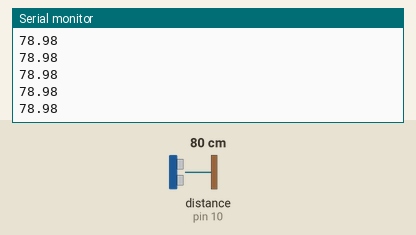
Simulated run of this sketch. Board: Arduino Uno, built with avr-gcc and run on an emulated ATmega328P. Parts: the last lines printed to the serial monitor. Wiring (inferred from the names in the program): ultrasonic range finder: trigger pin 9; echo pin 10. The inputs (shaded band) are chosen by the test bench; at power-on: distance to the obstacle (sensor on pin 10) 80 cm. The echo pulse lasts 58.3 µs per cm.

Above: at 1.2 s.
1.3 s: distance to the obstacle (sensor on pin 10) set to 2 cm
At 2.4 s:
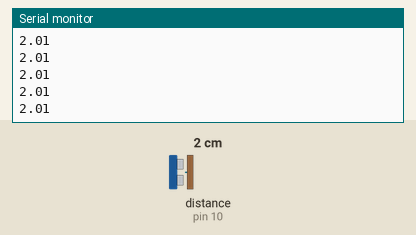
2.8 s: distance to the obstacle (sensor on pin 10) set to 4 cm
At 3.7 s:
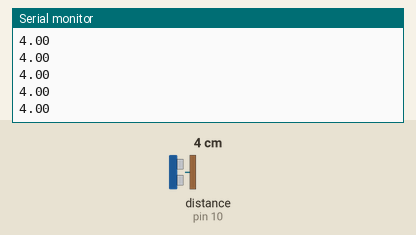
Timing chart, 0 to 5.8 s (numbered marks = the images above; inputs shaded):
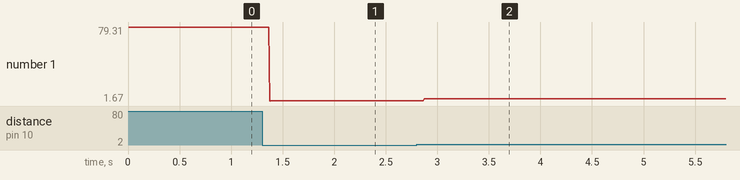

The sketch:

Ultrasonic_sensor.ino
```cpp
int triggerpin=9;
int echopin=10;

void setup() {
  // put your setup code here, to run once:
Serial.begin(9600);
pinMode(triggerpin,OUTPUT);
pinMode(echopin,INPUT);
}

void loop() {
  // put your main code here, to run repeatedly:
float duration,distance;
digitalWrite(triggerpin,LOW);
delayMicroseconds(2);
digitalWrite(triggerpin,HIGH);
delayMicroseconds(10);
digitalWrite(triggerpin,LOW);
duration=pulseIn(echopin,HIGH);
distance=duration*0.034/2;
Serial.println(distance);
}
```

Measured:
- after the input at 1.3 s, the serial monitor: prints a new line after 0.07 s (image 1)
- after the input at 2.8 s, the serial monitor: prints a new line after 0.07 s (image 2)
- plotted number 1: 78.98 → 2.01 after the input at 1.3 s, 2.01 → 4 after the input at 2.8 s
